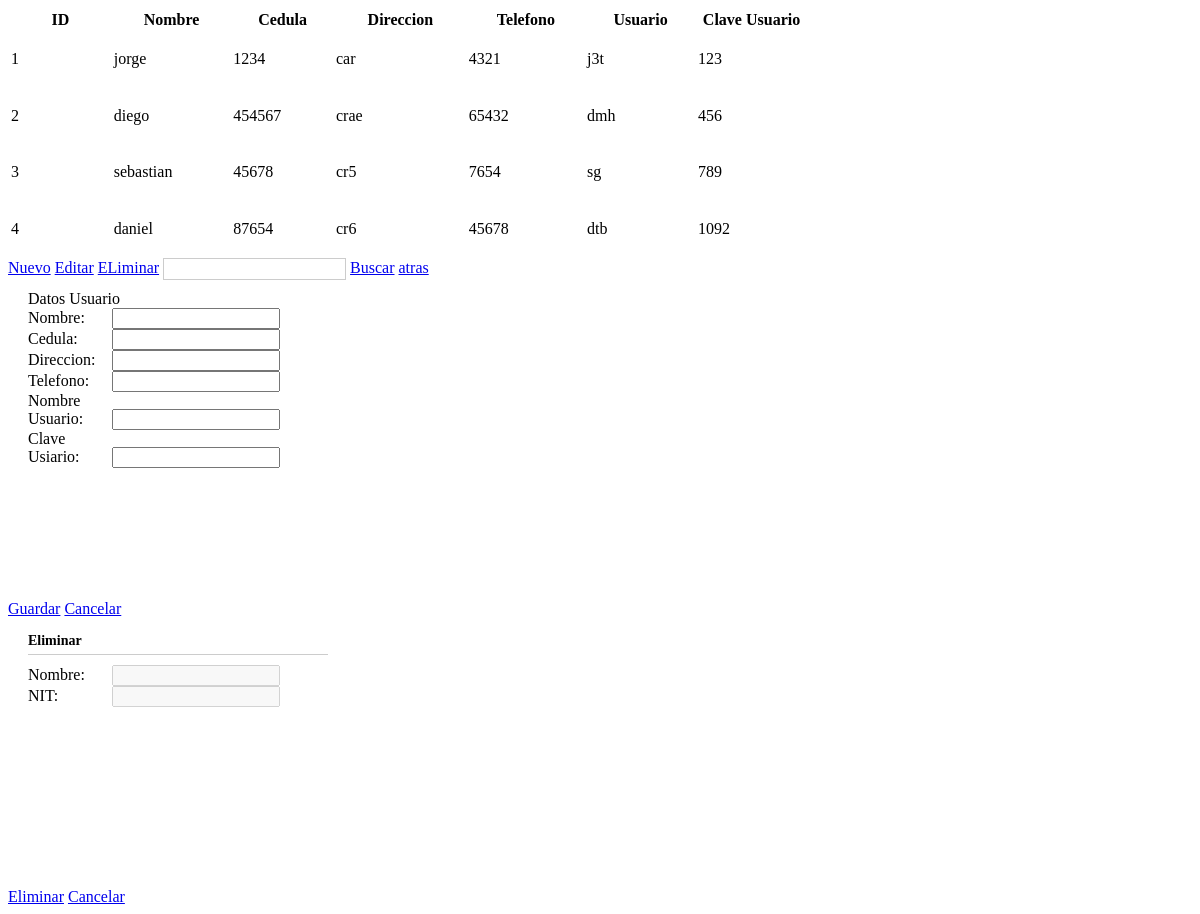
The page /index.php/RegCliente/home on the database its author committed.
### tables this page shows
CREATE TABLE `cliente` (
  `id` int(9) NOT NULL,
  `nombre` varchar(50) NOT NULL,
  `cedula` varchar(10) NOT NULL,
  `direccion` varchar(50) NOT NULL,
  `telefono` varchar(10) NOT NULL,
  `user_cliente` varchar(50) NOT NULL,
  `clv_cliente` varchar(50) NOT NULL
);

### application/controllers/RegCliente.php (called while the page is built, shortened)
<?php defined('BASEPATH') OR exit('No direct script access allowed');
class RegCliente extends CI_Controller
{
	public function home()
	{
		$data['listRegClientes'] = $this->RegClientes->listar();
		$this->load->view('admin/regcliente', $data );
	}
}

### index.php (called while the page is built, shortened)
<?php
require_once BASEPATH.'core/CodeIgniter.php';

### application/models/RegClientes.php (called while the page is built, shortened)
<?php defined('BASEPATH') OR exit('No direct script access allowed');
class RegClientes extends CI_Model
{
	public function listar()
	{
		$this->db->from('cliente');
		$query = $this->db->get();
		return $query->result_array();
	}
}

### application/views/admin/regcliente.php (the view, shortened to what this page needs)
<!DOCTYPE html PUBLIC "-//W3C//DTD XHTML 1.0 Transitional//EN" "http://www.w3.org/TR/xhtml1/DTD/xhtml1-transitional.dtd">
<html xmlns="http://www.w3.org/1999/xhtml">
    <head><meta http-equiv="Content-Type" content="text/html; charset=big5">
        <link rel="stylesheet" type="text/css" href="http://www.jeasyui.com/easyui/themes/default/easyui.css">
        <link rel="stylesheet" type="text/css" href="http://www.jeasyui.com/easyui/themes/icon.css">
        <link rel="stylesheet" type="text/css" href="http://www.jeasyui.com/easyui/themes/color.css">
        <link rel="stylesheet" type="text/css" href="http://www.jeasyui.com/easyui/demo/demo.css">
    </head>
    <body oncontextmenu="return false">
        <section>
            <table id="dg" title="Registro De Usuarios" class="easyui-datagrid" style="width:800px;height:250px"
                   url="regcliente" toolbar="#toolbar" pagination="true" rownumbers="true" fitColumns="true" singleSelect="true">
                <thead>
                    <tr>
                    <th field="idd" width="50">ID</th>
                    <th field="nombre" width="50">Nombre</th>
                    <th field="cedula" width="50">Cedula</th>
                    <th field="direccion" width="50">Direccion</th>
                    <th field="telefono" width="50">Telefono</th>
                    <th field="user_cliente" width="50">Usuario</th>
                    <th field="clv_cliente" width="50">Clave Usuario</th>
                    </tr>
                </thead>
                <?php foreach($listRegClientes as $cliente): ?>
                <?php
                    echo
                    '<tr>
                    <td>'.$cliente['id'].'</td>
                    <td>'.$cliente['nombre'].'</td>
                    <td>'.$cliente['cedula'].'</td>
                    <td>'.$cliente['direccion'].'</td>
                    <td>'.$cliente['telefono'].'</td>
                    <td>'.$cliente['user_cliente'].'</td>
                    <td>'.$cliente['clv_cliente'].'</td>
                    </tr>';
                ?>
                <?php endforeach; ?>
            </table>
            <div id="toolbar">
                <a href="javascript:void(0)" class="easyui-linkbutton" iconCls="icon-add" plain="true" onclick="nuevo()">Nuevo</a>
                <a href="javascript:void(0)" class="easyui-linkbutton" iconCls="icon-edit" plain="true" onclick="editar()">Editar</a>
                <a href="javascript:void(0)" class="easyui-linkbutton" iconCls="icon-cancel" plain="true" onclick="eliminar()">ELiminar</a>
                <input id="pe1" name="pe1" style="line-height:18px;border:1px solid #ccc"/>
                <a href="#" class="easyui-linkbutton" plain="true" onclick="doSearch()">Buscar</a>
                <a href="volverinicio" class="easyui-linkbutton" iconCls="icon-back" plain="true">atras</a>
            </div>
            <div name="dlg" id="dlg" class="easyui-dialog" style="width:300px;height:300px;padding:10px 20px" closed="true"
                buttons="#dlg-buttons">
                <div class="formulariotitle">Datos Usuario</div>
                <form id="formulario" name="formulario" method="post" action="agregar">
                    <div class="fitem">
                        <label>Nombre:</label>
                        <input id="nombre" name="nombre" class="easyui-textbox" required="true">
                        <label>Cedula:</label>
                        <input id="cedula" name="cedula" class="easyui-textbox" required="true">
                        <label>Direccion:</label>
                        <input id="direccion" name="direccion" class="easyui-textbox" required="true">
                        <label>Telefono:</label>
                        <input id="telefono" name="telefono" class="easyui-textbox" required="true">
                        <label>Nombre Usuario:</label>
                        <input id="user_cliente" name="user_cliente" class="easyui-textbox" required="true">
                        <label>Clave Usiario:</label>
                        <input id="clv_cliente" name="clv_cliente" class="easyui-textbox" required="true">
                    </div>
                </form>
            </div>
            <div id="dlg-buttons">
                <a href="javascript:void(0)" class="easyui-linkbutton c6" iconCls="icon-ok" onclick="guardar()" style="width:90px">Guardar</a>
                <a href="javascript:void(0)" class="easyui-linkbutton" iconCls="icon-cancel" onclick="javascript:$('#dlg').dialog('close')" style="width:90px">Cancelar</a>
            </div>
            <div name="dl" id="dl" class="easyui-dialog" style="width:300px;height:250px;padding:10px 20px"
                closed="true" buttons="#dlg-buttons">
                <div class="ftitle">Eliminar</div>
                <form id="formu" name="formu" method="post" action="eliminar">
                    <div class="fitem">
                        <label>Nombre:</label>
                        <input id="nombre" name="nombre" disabled="true" class="easyui-textbox" required="true">
                        <label>NIT:</label>
                        <input id="cedula" name="cedula" disabled="true" class="easyui-textbox" required="true">
                    </div>
                </form>
            </div>
            <div id="dlg-buttons">
                <a href="javascript:void(0)" class="easyui-linkbutton c6" iconCls="icon-ok" onclick="elimina()" style="width:90px">Eliminar</a>
                <a href="javascript:void(0)" class="easyui-linkbutton" iconCls="icon-cancel" onclick="javascript:$('#dl').dialog('close')" style="width:90px">Cancelar</a>
            </div>
        </section>
    </body>
</html>

### application/views/admin/regcliente.php (style rules this page uses)
.ftitle { font-size:14px; font-weight:bold; padding:5px 0; margin-bottom:10px; border-bottom:1px solid #ccc; }
.fitem { margin-bottom:5px; }
.fitem label { display:inline-block; width:80px; }
.fitem input { width:160px; }

### rows shown on the page
cliente: id "1", nombre "jorge", cedula "1234", direccion "car", telefono "4321", user_cliente "j3t", clv_cliente "123"
cliente: id "2", nombre "diego", cedula "454567", direccion "crae", telefono "65432", user_cliente "dmh", clv_cliente "456"
cliente: id "3", nombre "sebastian", cedula "45678", direccion "cr5", telefono "7654", user_cliente "sg", clv_cliente "789"
cliente: id "4", nombre "daniel", cedula "87654", direccion "cr6", telefono "45678", user_cliente "dtb", clv_cliente "1092"
